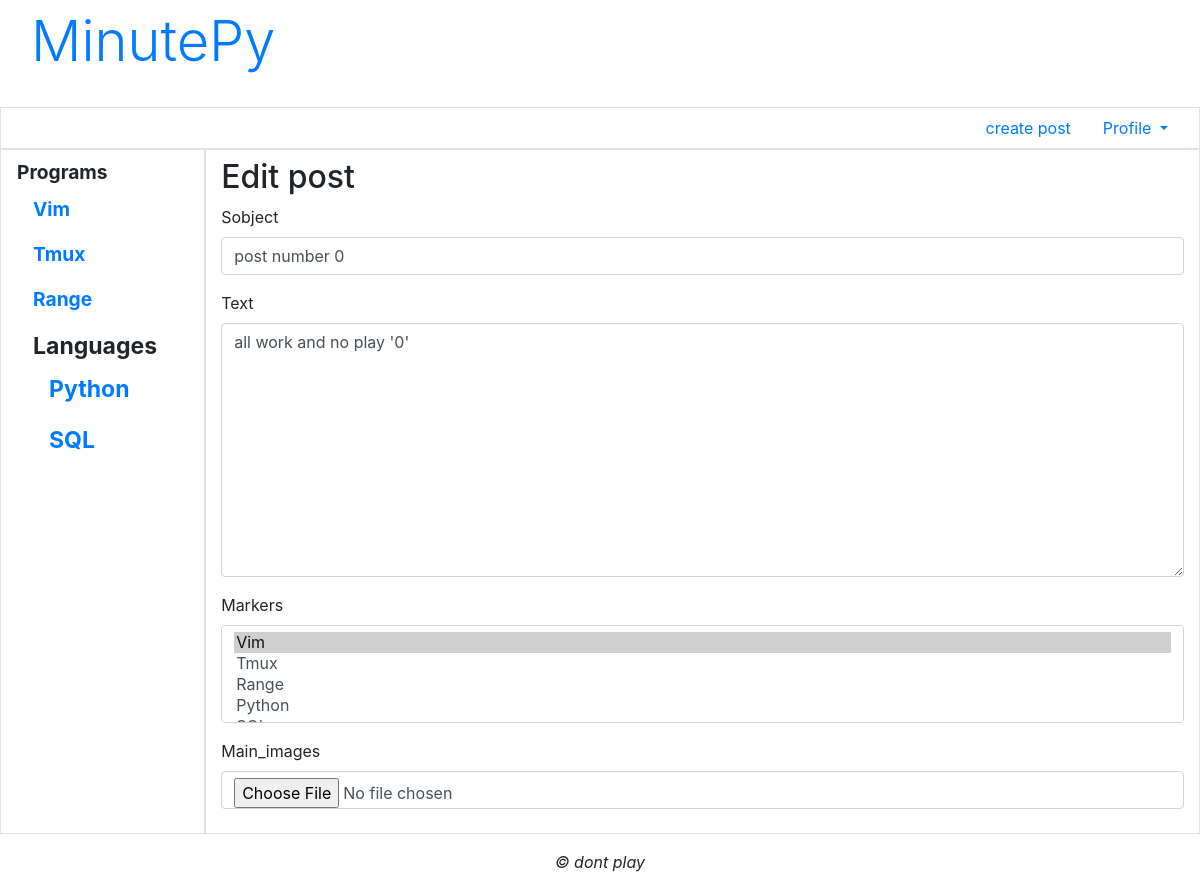
Page /post/1/edit/ (signed in) on the committed database.
### blog/models.py (models this page shows, shortened)
class Section(models.Model):
    name = models.CharField(max_length=20,db_index=True,unique=True,
                            verbose_name='section name')
    order = models.IntegerField(default=0,db_index=True,verbose_name='order')
    main_section = models.ForeignKey('MainSection',on_delete=models.PROTECT,null=True,
                                     blank=True,verbose_name='main section')
    def __str__(self):
        return self.name

class Post(models.Model):
    title = models.CharField(max_length = 50,verbose_name='sobject',blank=True)
    content = models.TextField(blank=True,null=True,verbose_name='text')
    published = models.DateTimeField(auto_now_add=True,db_index=True,verbose_name='date')
    markers = models.ManyToManyField('Marker')
    image = models.ImageField(blank=True,upload_to=create_filename,
                               verbose_name='main_images')
    author = models.ForeignKey(AdvUser,on_delete=models.CASCADE,
                               verbose_name='post author')
    likes = GenericRelation('Like')
    class Meta:
        unique_together = ('title','content')   #unique title + contetn
        default_related_name = 'posts'          #include post_set in Manager
        verbose_name_plural = 'Posts'
        verbose_name = 'Post'
        ordering = ['-published']
        abstract = False

### blog/views.py (the view)
# urls.py: path('post/<int:pk>/edit/',post_edit,name='postedit'),
@login_required
def post_edit(request,pk):
    post = Post.objects.get(pk=pk)
    if request.method == 'POST':
        form = PostForm(request.POST,request.FILES,instance=post)
        if form.is_valid():
            post = form.save()
            formset = AttFormSet(request.POST,request.FILES,instance=post)
            if formset.is_valid():
                formset.save()
                messages.add_message(request,messages.SUCCESS,'edited post')
                return redirect('main')
    else:
        form = PostForm(instance=post)
        formset = AttFormSet(instance=post)
    context = {'form':form,'formset':formset}
    return render(request,'blog/post_edit.html',context)

### blog/forms.py
class PostForm(forms.ModelForm):
    class Meta:
        model = Post
        fields = '__all__'
        widgets = {'author':forms.HiddenInput}

### blog/models.py (called while the page is built)
    def get_queryset(self):
        return super().get_queryset().filter(main_section__isnull=False)

### blog/templates/blog/post_edit.html (shortened to what this page needs)
{% extends "layout/basic.html" %}
{% load bootstrap4 %}
{% block content %}
<h2>Edit post</h2>
<form method="post" enctype="multipart/form-data">
		{% bootstrap_form form layout='horizontal' %}
</form>
{% endblock %}

### blog/templates/layout/basic.html (shortened to what this page needs)
{% load bootstrap4 %}
{% load static %}
<!DOCTYPE html>
<html>
		<head>
						{% bootstrap_css %}
						<link rel="stylesheet" type="text/css"
						href="{% static "blog/style.css" %}">
		</head>
		<body class="container-fluid">
				<header class="mb-4">
					<a class="display-4 nav-link" href="{% url 'main' %}">MinutePy</a>
				</header>
				<div class="row">
						<ul class="col nav justify-content-end border">
								{% if not user.is_authenticated %}
								<li class="nav-item"><a class="nav-link"
								href="{% url 'register' %} ">registraition</a></li>
								<li class="nav-item"><a class="nav-link"
								href="{% url "login" %}">login</a></li>
								{% else %}
								<li class="nav-item"><a class="nav-link"
								href="{% url "postcreate" %}">create post</a></li>
								<li class="nav-item dropdown">
										<a class="nav-link dropdown-toggle"
										data-toggle="dropdown"
										href="#" role="button" aria-haspopup="true"
										aria-expanded="false">Profile</а>
								</li>
								{% endif %}
						</ul>
				</div>
				<div class="row">
						<nav class="col-md-auto nav flex-column border">
								{% for marker in markers %}
								{% ifchanged marker.main_section %}
								<span class="nav-link root font-weight-bold">
								{{ marker.main_section.name }}
								{% endifchanged %}
								<a class="nav-link" href="{% url 'by_marker' marker_name=marker.name %}">
									{{ marker.name }}</a>
								{% endfor %}
						</nav>
						<section class="col border py-2">
								{% block content %}
								{% endblock %}
						</section>
				</div>
				<footer class="mt-3">
						<p class="text-center font-italic">&copy; dont play </p>
				</footer>
		</body>
</html>

### blog/static/blog/style.css (style rules this page uses)
.root { font-size: larger; }

### rows in the picture
Section: main_section.name "Programs", name "Vim"
Section: name "Tmux"
Section: name "Range"
Section: main_section.name "Languages", name "Python"
Section: name "SQL"
Post: title "post number 0", content "all work and no play '0'"
